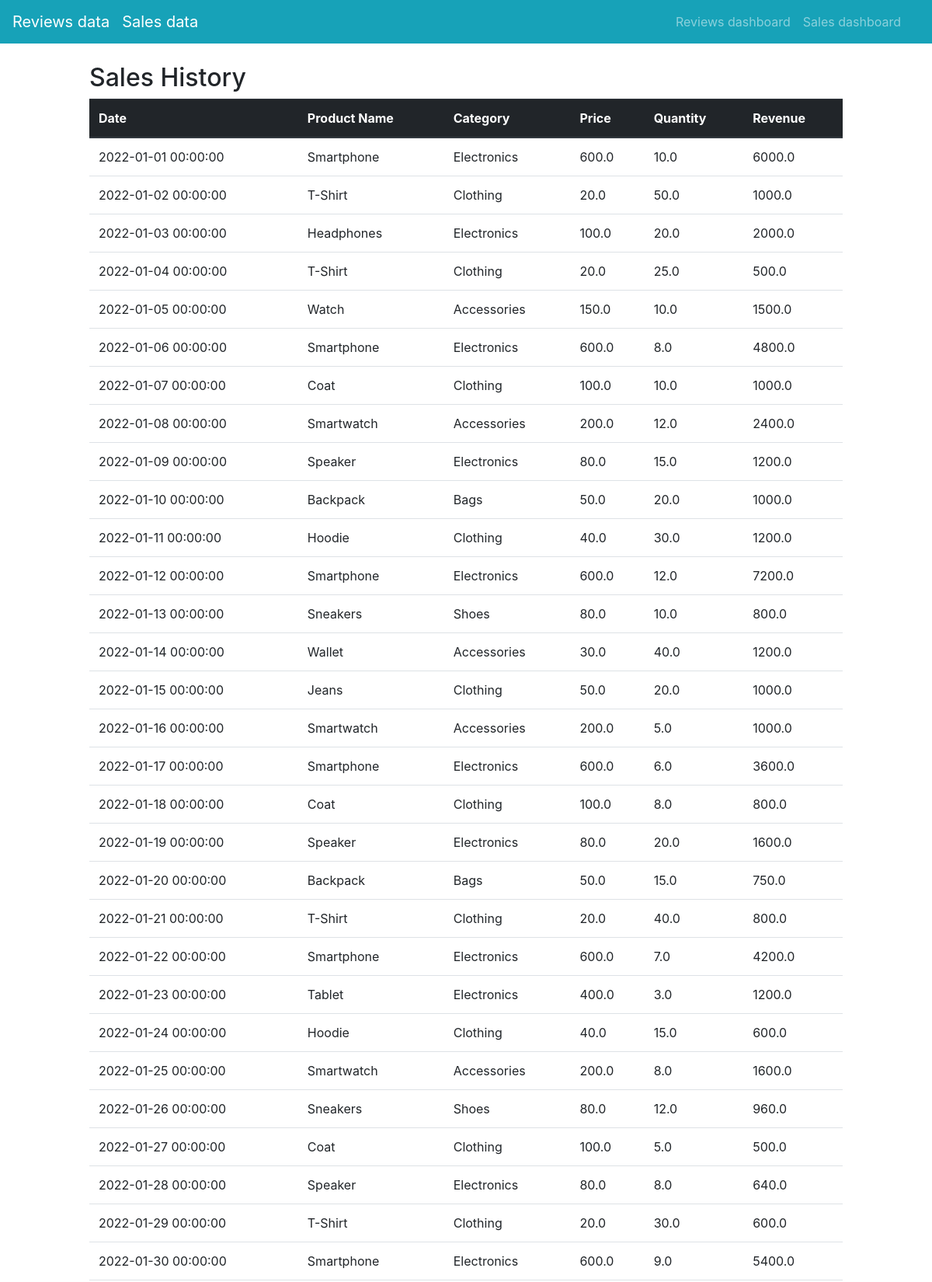
The app's page /sales (upper part) with its own data.
### application/models.py (models this page shows)
class Sales(db.Model):
    date = db.Column(db.DateTime, primary_key=True)
    product = db.Column(db.String(255))
    category = db.Column(db.String(255))
    price = db.Column(db.Integer)
    quantity = db.Column(db.Integer)
    revenue = db.Column(db.Integer)

### application/routes.py (the view)
@app.route('/sales')
def sales():
    data = Sales.query.all()
    return render_template('sales.html', data=data)

### application/templates/sales.html
{% extends 'layout.html' %}
{% block content %}
    <div class="col-sm-10 ml-auto mr-auto ">
        <h2>Sales History</h2>
        <table class="table">
            <thead class="thead-dark">
                <tr>
                    <th scope="col">Date</th>
                    <th scope="col">Product Name</th>
                    <th scope="col">Category</th>
                    <th scope="col">Price</th>
                    <th scope="col">Quantity</th>
                    <th scope="col">Revenue</th>
                </tr>
            </thead>
            <tbody>
                {% for d in data %}
                    <tr>
                        <td>{{ d.date }}</td>
                        <td>{{ d.product }}</td>
                        <td>{{ d.category }}</td>
                        <td>{{ d.price }}</td>
                        <td>{{ d.quantity }}</td>
                        <td>{{ d.revenue }}</td>
                    </tr>
                {% endfor %}
            </tbody>
        </table>
    </div>
{% endblock %}

### application/templates/layout.html (shortened to what this page needs)
<!DOCTYPE html>
<html lang="en">
<head>
    <link rel="stylesheet"
        href="https://maxcdn.bootstrapcdn.com/bootstrap/4.0.0/css/bootstrap.min.css"
>
</head>
<body>
    <div class="container-fluid">
        <div class="row">
            <div class="col-md-12 p-0">
                <header class="mb-4">
                    <nav class="navbar navbar-expand-lg navbar-dark bg-info">
                        <a class="navbar-brand" href="{{ url_for('review') }}">Reviews data</a>
                        <a class="navbar-brand" href="{{ url_for('sales')}}">Sales data</a>
                        <div class="collapse navbar-collapse" id="navbarNavAltMarkup">
                            <div class="navbar-nav ml-auto mr-3">
                                <a class="nav-item nav-link" href="{{ url_for('reviews_dashboard') }}">Reviews dashboard</a>
                                <a class="nav-item nav-link" href="{{ url_for('sales_dashboard') }}">Sales dashboard</a>
                            </div>
                        </div>
                    </nav>
                </header>
            </div>
        </div>
        <div class="row justify-content-center">
            <div class="col-md-10"></div>
                {% block content %}{% endblock %}
            </div>
        </div>
</body>
</html>

### records on screen
Sales: date "2022-01-01 00:00:00", product "Smartphone", category "Electronics", price "600.0", quantity "10.0", revenue "6000.0"
Sales: date "2022-01-02 00:00:00", product "T-Shirt", category "Clothing", price "20.0", quantity "50.0", revenue "1000.0"
Sales: date "2022-01-03 00:00:00", product "Headphones", category "Electronics", price "100.0", quantity "20.0", revenue "2000.0"
Sales: date "2022-01-04 00:00:00", product "T-Shirt", category "Clothing", price "20.0", quantity "25.0", revenue "500.0"
Sales: date "2022-01-05 00:00:00", product "Watch", category "Accessories", price "150.0", quantity "10.0", revenue "1500.0"
Sales: date "2022-01-06 00:00:00", product "Smartphone", category "Electronics", price "600.0", quantity "8.0", revenue "4800.0"
Sales: date "2022-01-07 00:00:00", product "Coat", category "Clothing", price "100.0", quantity "10.0", revenue "1000.0"
Sales: date "2022-01-08 00:00:00", product "Smartwatch", category "Accessories", price "200.0", quantity "12.0", revenue "2400.0"
Sales: date "2022-01-09 00:00:00", product "Speaker", category "Electronics", price "80.0", quantity "15.0", revenue "1200.0"
Sales: date "2022-01-10 00:00:00", product "Backpack", category "Bags", price "50.0", quantity "20.0", revenue "1000.0"
Sales: date "2022-01-11 00:00:00", product "Hoodie", category "Clothing", price "40.0", quantity "30.0", revenue "1200.0"
Sales: date "2022-01-12 00:00:00", product "Smartphone", category "Electronics", price "600.0", quantity "12.0", revenue "7200.0"
Sales: date "2022-01-13 00:00:00", product "Sneakers", category "Shoes", price "80.0", quantity "10.0", revenue "800.0"
Sales: date "2022-01-14 00:00:00", product "Wallet", category "Accessories", price "30.0", quantity "40.0", revenue "1200.0"
Sales: date "2022-01-15 00:00:00", product "Jeans", category "Clothing", price "50.0", quantity "20.0", revenue "1000.0"
Sales: date "2022-01-16 00:00:00", product "Smartwatch", category "Accessories", price "200.0", quantity "5.0", revenue "1000.0"
Sales: date "2022-01-17 00:00:00", product "Smartphone", category "Electronics", price "600.0", quantity "6.0", revenue "3600.0"
Sales: date "2022-01-18 00:00:00", product "Coat", category "Clothing", price "100.0", quantity "8.0", revenue "800.0"
Sales: date "2022-01-19 00:00:00", product "Speaker", category "Electronics", price "80.0", quantity "20.0", revenue "1600.0"
Sales: date "2022-01-20 00:00:00", product "Backpack", category "Bags", price "50.0", quantity "15.0", revenue "750.0"
Sales: date "2022-01-21 00:00:00", product "T-Shirt", category "Clothing", price "20.0", quantity "40.0", revenue "800.0"
Sales: date "2022-01-22 00:00:00", product "Smartphone", category "Electronics", price "600.0", quantity "7.0", revenue "4200.0"
Sales: date "2022-01-23 00:00:00", product "Tablet", category "Electronics", price "400.0", quantity "3.0", revenue "1200.0"
Sales: date "2022-01-24 00:00:00", product "Hoodie", category "Clothing", price "40.0", quantity "15.0", revenue "600.0"
Sales: date "2022-01-25 00:00:00", product "Smartwatch", category "Accessories", price "200.0", quantity "8.0", revenue "1600.0"
Sales: date "2022-01-26 00:00:00", product "Sneakers", category "Shoes", price "80.0", quantity "12.0", revenue "960.0"
Sales: date "2022-01-27 00:00:00", product "Coat", category "Clothing", price "100.0", quantity "5.0", revenue "500.0"
Sales: date "2022-01-28 00:00:00", product "Speaker", category "Electronics", price "80.0", quantity "8.0", revenue "640.0"
Sales: date "2022-01-29 00:00:00", product "T-Shirt", category "Clothing", price "20.0", quantity "30.0", revenue "600.0"
Sales: date "2022-01-30 00:00:00", product "Smartphone", category "Electronics", price "600.0", quantity "9.0", revenue "5400.0"
